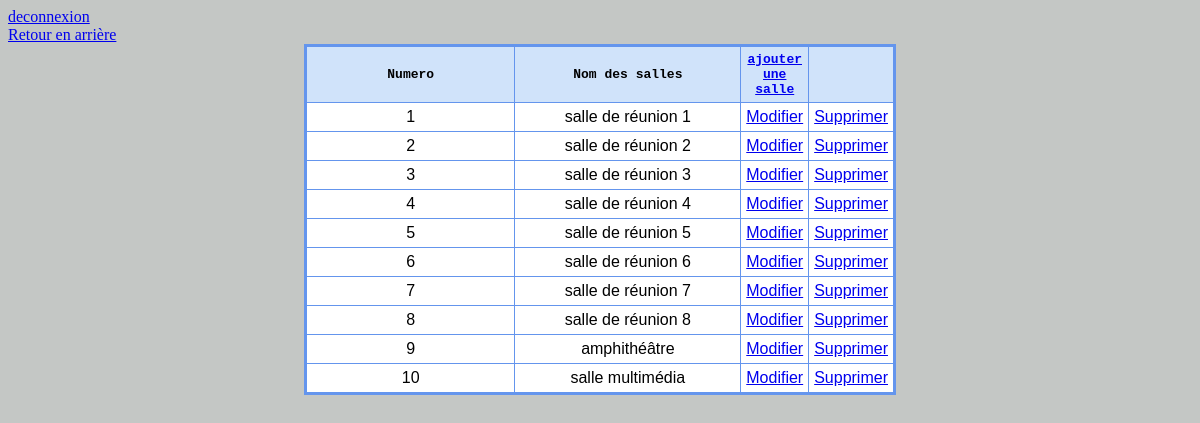
Screenshot of /modification_salle.php with the database file from the repository.
### tables this page shows
CREATE TABLE `salle` (
  `id_salle` int NOT NULL,
  `nom_salle` varchar(100) NOT NULL
);

### modification_salle.php (the view, shortened to what this page needs)
<link rel="stylesheet" type="text/css" href="css/modification_salle.css" />
<a href="deconnexion.php">deconnexion</a>
</br><a href="admin.php">Retour en arrière</a>
<table id="tableau" data-responsive="table">
	<thead>
		<tr>
			<th>Numero</th>
			<th>Nom des salles</th>
			<th> <a href="ajouter_salle.php">ajouter une salle</a></th>
			<th> </th>
		</tr>
	</thead>
	<tbody>
<?php
				include('config.php');
				$result =mysqli_query($mysqli,
					"SELECT *
					FROM salle;");
while($res = mysqli_fetch_array($result)) {
echo "<tr>";
echo "<td>".$res['id_salle']."</td>";
echo "<td>".$res['nom_salle']."</td>";
echo "<td><a href=\"mod_salle.php?id=$res[id_salle]&nom=$res[nom_salle]\">Modifier </a>";
echo "<td><a href=\"suppression.php?id=$res[id_salle]\">Supprimer</a>";
}
?>
</tbody>
</table>
</body>
</html>

### css/modification_salle.css (style rules this page uses)
table { border: medium solid #6495ed; border-collapse: collapse; width: 50%; margin:auto; }
th { font-family: monospace; border: thin solid #6495ed; width: 50%; padding: 5px; background-color: #D0E3FA; }
td { font-family: sans-serif; border: thin solid #6495ed; width: 50%; padding: 5px; text-align: center; background-color: #ffffff; }

### rows the page displays
salle: id_salle "1", nom_salle "salle de réunion 1"
salle: id_salle "2", nom_salle "salle de réunion 2"
salle: id_salle "3", nom_salle "salle de réunion 3"
salle: id_salle "4", nom_salle "salle de réunion 4"
salle: id_salle "5", nom_salle "salle de réunion 5"
salle: id_salle "6", nom_salle "salle de réunion 6"
salle: id_salle "7", nom_salle "salle de réunion 7"
salle: id_salle "8", nom_salle "salle de réunion 8"
salle: id_salle "9", nom_salle "amphithéâtre"
salle: id_salle "10", nom_salle "salle multimédia"
